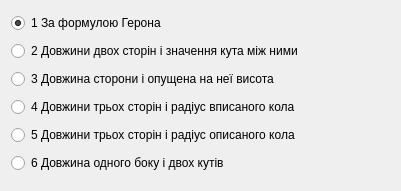
     <widget class="QWidget" name="verticalLayoutWidget">
      <property name="geometry">
       <rect>
        <x>20</x>
        <y>30</y>
        <width>401</width>
        <height>191</height>
       </rect>
      </property>
      <layout class="QVBoxLayout" name="verticalLayout">
       <item>
        <widget class="QRadioButton" name="radioButton">
         <property name="text">
          <string>1 За формулою Герона</string>
         </property>
         <property name="checked">
          <bool>true</bool>
         </property>
        </widget>
       </item>
       <item>
        <widget class="QRadioButton" name="radioButton_3">
         <property name="text">
          <string>2 Довжини двох сторін і значення кута між ними</string>
         </property>
        </widget>
       </item>
       <item>
        <widget class="QRadioButton" name="radioButton_6">
         <property name="text">
          <string>3 Довжина сторони і опущена на неї висота</string>
         </property>
        </widget>
       </item>
       <item>
        <widget class="QRadioButton" name="radioButton_4">
         <property name="text">
          <string>4 Довжини трьох сторін і радіус вписаного кола</string>
         </property>
        </widget>
       </item>
       <item>
        <widget class="QRadioButton" name="radioButton_5">
         <property name="text">
          <string>5 Довжини трьох сторін і радіус описаного кола</string>
         </property>
        </widget>
       </item>
       <item>
        <widget class="QRadioButton" name="radioButton_2">
         <property name="text">
          <string>6 Довжина одного боку і двох кутів</string>
         </property>
        </widget>
       </item>
      </layout>
     </widget>
